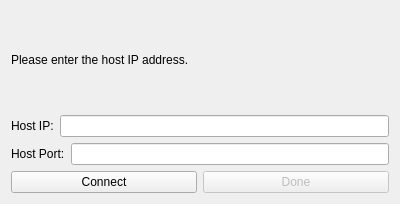
<?xml version="1.0" encoding="UTF-8"?>
<ui version="4.0">
 <class>Client</class>
 <widget class="QWidget" name="Client">
  <property name="geometry">
   <rect>
    <x>0</x>
    <y>0</y>
    <width>400</width>
    <height>204</height>
   </rect>
  </property>
  <property name="windowTitle">
   <string>Form</string>
  </property>
  <layout class="QVBoxLayout" name="verticalLayout">
   <item>
    <widget class="QLabel" name="notifcationLabel">
     <property name="text">
      <string>Please enter the host IP address.</string>
     </property>
    </widget>
   </item>
   <item>
    <layout class="QHBoxLayout" name="horizontalLayout">
     <item>
      <widget class="QLabel" name="label">
       <property name="text">
        <string>Host IP:</string>
       </property>
      </widget>
     </item>
     <item>
      <widget class="QLineEdit" name="userInputIP"/>
     </item>
    </layout>
   </item>
   <item>
    <layout class="QHBoxLayout" name="horizontalLayout_3">
     <item>
      <widget class="QLabel" name="label_2">
       <property name="text">
        <string>Host Port:</string>
       </property>
      </widget>
     </item>
     <item>
      <widget class="QLineEdit" name="userInputPort"/>
     </item>
    </layout>
   </item>
   <item>
    <layout class="QHBoxLayout" name="horizontalLayout_2">
     <item>
      <widget class="QPushButton" name="connectButton">
       <property name="sizePolicy">
        <sizepolicy hsizetype="Preferred" vsizetype="Fixed">
         <horstretch>0</horstretch>
         <verstretch>0</verstretch>
        </sizepolicy>
       </property>
       <property name="text">
        <string>Connect</string>
       </property>
      </widget>
     </item>
     <item>
      <widget class="QPushButton" name="doneButton">
       <property name="enabled">
        <bool>false</bool>
       </property>
       <property name="sizePolicy">
        <sizepolicy hsizetype="Preferred" vsizetype="Fixed">
         <horstretch>0</horstretch>
         <verstretch>0</verstretch>
        </sizepolicy>
       </property>
       <property name="text">
        <string>Done</string>
       </property>
      </widget>
     </item>
    </layout>
   </item>
  </layout>
 </widget>
 <resources/>
 <connections/>
</ui>
